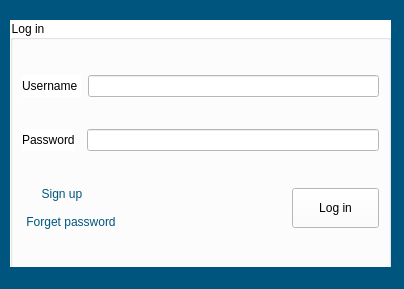
<?xml version="1.0" encoding="UTF-8"?>
<ui version="4.0">
 <class>MainWindow</class>
 <widget class="QMainWindow" name="MainWindow">
  <property name="geometry">
   <rect>
    <x>0</x>
    <y>0</y>
    <width>404</width>
    <height>289</height>
   </rect>
  </property>
  <property name="minimumSize">
   <size>
    <width>404</width>
    <height>289</height>
   </size>
  </property>
  <property name="maximumSize">
   <size>
    <width>404</width>
    <height>289</height>
   </size>
  </property>
  <property name="mouseTracking">
   <bool>false</bool>
  </property>
  <property name="windowTitle">
   <string>MainWindow</string>
  </property>
  <property name="autoFillBackground">
   <bool>false</bool>
  </property>
  <property name="styleSheet">
   <string notr="true">background-color: rgb(0, 85, 127);</string>
  </property>
  <widget class="QWidget" name="centralwidget">
   <widget class="QGroupBox" name="groupBox">
    <property name="geometry">
     <rect>
      <x>10</x>
      <y>20</y>
      <width>381</width>
      <height>251</height>
     </rect>
    </property>
    <property name="styleSheet">
     <string notr="true">background-color: rgb(255, 255, 255);</string>
    </property>
    <property name="title">
     <string>Log in</string>
    </property>
    <layout class="QVBoxLayout" name="verticalLayout_2">
     <item>
      <layout class="QHBoxLayout" name="horizontalLayout_2">
       <property name="spacing">
        <number>7</number>
       </property>
       <item>
        <widget class="QLabel" name="user_lable">
         <property name="text">
          <string>Username </string>
         </property>
        </widget>
       </item>
       <item>
        <widget class="QLineEdit" name="user_line"/>
       </item>
      </layout>
     </item>
     <item>
      <layout class="QHBoxLayout" name="horizontalLayout">
       <property name="spacing">
        <number>12</number>
       </property>
       <item>
        <widget class="QLabel" name="pass_lable">
         <property name="text">
          <string>Password</string>
         </property>
        </widget>
       </item>
       <item>
        <widget class="QLineEdit" name="pass_line"/>
       </item>
      </layout>
     </item>
     <item>
      <layout class="QHBoxLayout" name="horizontalLayout_3">
       <item>
        <layout class="QVBoxLayout" name="verticalLayout">
         <item alignment="Qt::AlignLeft">
          <widget class="QPushButton" name="signup_btn">
           <property name="maximumSize">
            <size>
             <width>94</width>
             <height>37</height>
            </size>
           </property>
           <property name="mouseTracking">
            <bool>true</bool>
           </property>
           <property name="autoFillBackground">
            <bool>false</bool>
           </property>
           <property name="styleSheet">
            <string notr="true">color: rgb(0, 85, 127);</string>
           </property>
           <property name="text">
            <string>Sign up</string>
           </property>
           <property name="checkable">
            <bool>true</bool>
           </property>
           <property name="default">
            <bool>false</bool>
           </property>
           <property name="flat">
            <bool>true</bool>
           </property>
          </widget>
         </item>
         <item alignment="Qt::AlignLeft">
          <widget class="QPushButton" name="forgetpass_btn">
           <property name="maximumSize">
            <size>
             <width>125</width>
             <height>37</height>
            </size>
           </property>
           <property name="autoFillBackground">
            <bool>false</bool>
           </property>
           <property name="styleSheet">
            <string notr="true">color: rgb(0, 85, 127);</string>
           </property>
           <property name="text">
            <string>Forget password</string>
           </property>
           <property name="autoDefault">
            <bool>false</bool>
           </property>
           <property name="default">
            <bool>false</bool>
           </property>
           <property name="flat">
            <bool>true</bool>
           </property>
          </widget>
         </item>
        </layout>
       </item>
       <item>
        <widget class="QPushButton" name="login_btn">
         <property name="maximumSize">
          <size>
           <width>87</width>
           <height>40</height>
          </size>
         </property>
         <property name="layoutDirection">
          <enum>Qt::RightToLeft</enum>
         </property>
         <property name="text">
          <string>Log in</string>
         </property>
         <property name="iconSize">
          <size>
           <width>3</width>
           <height>4</height>
          </size>
         </property>
        </widget>
       </item>
      </layout>
     </item>
    </layout>
   </widget>
  </widget>
  <widget class="QStatusBar" name="statusbar"/>
 </widget>
 <resources/>
 <connections/>
</ui>
